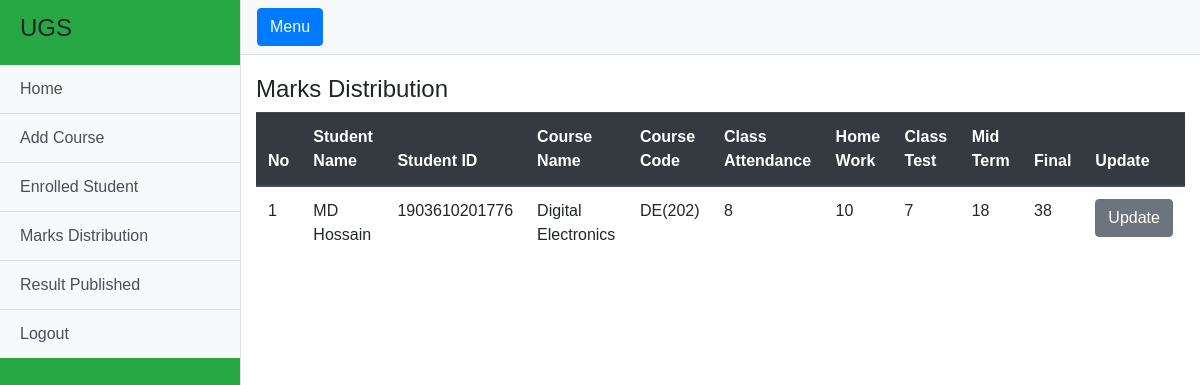
Page /admin/marks_dis.php (signed in) on the committed database.
### tables this page shows
CREATE TABLE IF NOT EXISTS `marks_distribution` (
  `id` int(11) NOT NULL AUTO_INCREMENT,
  `student_id` int(11) NOT NULL,
  `course_id` int(11) NOT NULL,
  `class_attendacne` int(11) NOT NULL DEFAULT 0,
  `home_work` int(11) NOT NULL DEFAULT 0,
  `class_test` int(11) NOT NULL DEFAULT 0,
  `mid_term` int(11) NOT NULL DEFAULT 0,
  `final` int(11) NOT NULL DEFAULT 0,
  `published` int(11) NOT NULL,
  PRIMARY KEY (`id`)
);

CREATE TABLE IF NOT EXISTS `student_info` (
  `id` int(11) NOT NULL AUTO_INCREMENT,
  `name` varchar(30) NOT NULL,
  `student_id` varchar(30) NOT NULL,
  `email` varchar(30) NOT NULL,
  `password` varchar(100) NOT NULL,
  PRIMARY KEY (`id`)
);

CREATE TABLE IF NOT EXISTS `course` (
  `id` int(11) NOT NULL AUTO_INCREMENT,
  `name` varchar(30) NOT NULL,
  `code` varchar(10) NOT NULL,
  `semester` int(11) NOT NULL,
  `avail` int(11) NOT NULL,
  PRIMARY KEY (`id`)
);

### admin/marks_dis.php (the view, shortened to what this page needs)
<?php
require_once ("../libs/conn.php");
?>
<!DOCTYPE html>
<html lang="en">
<head>
  <link href="vendor/bootstrap/css/bootstrap.min.css" rel="stylesheet">
  <link href="css/simple-sidebar.css" rel="stylesheet">
</head>
<body style="font-family: 'SolaimanLipi', Arial, sans-serif !important;" >
  <div class="d-flex" id="wrapper">
    <?php include("sidebar.php");?>
    <div id="page-content-wrapper">
      <nav  class="navbar navbar-expand-lg navbar-light bg-light border-bottom" >
        <button class="btn btn-primary" id="menu-toggle">Menu</button>
      </nav>
      <div class="container-fluid">
                    <h4 style="margin-top: 20px;">Marks Distribution</h4>
                    <table id="t_table" class="table" >
                        <thead class="thead-dark">
                            <tr>
                            <th scope="col">No</th>
                            <th scope="col">Student Name</th>
                            <th scope="col">Student ID</th>
                            <th scope="col">Course Name</th>
                            <th scope="col">Course Code</th>
                            <th scope="col">Class Attendance</th>
                            <th scope="col">Home Work</th>
                            <th scope="col">Class Test</th>
                            <th scope="col">Mid Term</th>
                            <th scope="col">Final</th>
                            <th scope="col">Update</th>
                            </tr>
                        </thead>
                        <tbody>
                            <?php
                                    $retrive = "SELECT student_info.name as std_name, student_info.student_id as std_id, course.code as cou_code, course.name as cou_name, marks_distribution.class_attendacne as class_attendacne, marks_distribution.home_work as home_work, marks_distribution.class_test as class_test, marks_distribution.mid_term as mid_term, marks_distribution.final as final_marks, marks_distribution.id as marks_id FROM `marks_distribution` JOIN student_info ON student_info.id = marks_distribution.student_id JOIN course ON course.id = marks_distribution.course_id;";
                                    $i = 0;
                                    $result = mysqli_query($conn,$retrive);
                                    while($row = mysqli_fetch_array($result)){
                                        $i++;
                                        ?>
                                    <tr>
                                        <td><?php echo $i;?></td>
                                        <td><?php echo $row['std_name']?></td>
                                        <td><?php echo $row['std_id']?></td>
                                        <td><?php echo $row['cou_name']?></td>
                                        <td><?php echo $row['cou_code']?></td>
                                        <td><?php echo $row['class_attendacne']?></td>
                                        <td><?php echo $row['home_work']?></td>
                                        <td><?php echo $row['class_test']?></td>
                                        <td><?php echo $row['mid_term']?></td>
                                        <td><?php echo $row['final_marks']?></td>
                                        <td><a style="color:white; text-decoration:none;" href='update_marks.php?id=<?php echo $row['marks_id'];echo '&std_id='.$row['std_id'];
                                        echo '&std_name='.$row['std_name'];
                                        echo '&cou_name='.$row['cou_name'];
                                        echo '&class_attendacne='.$row['class_attendacne'];
                                        echo '&home_work='.$row['home_work'];
                                        echo '&class_test='.$row['class_test'];
                                        echo '&mid_term='.$row['mid_term'];
                                        echo '&final_marks='.$row['final_marks']; ?>'><button class="btn btn-secondary">Update</button></a></td>
                                        </tr>
                                <?php
                                }
                                ?>
                        </tbody>
                    </table>
    </div>
	</div>
  </div>
</body>
</html>

### admin/css/simple-sidebar.css (style rules this page uses)
#wrapper { overflow-x: hidden; }
#page-content-wrapper { min-width: 100vw; }
@media (min-width: 768px) { #page-content-wrapper { min-width: 0; width: 100%; } }

### rows in the picture
marks_distribution: student_info.name "MD Hossain", student_info.student_id "1903610201776", course.name "Digital Electronics", course.code "DE(202)", class_attendacne "8", home_work "10", class_test "7", mid_term "18", final "38"
